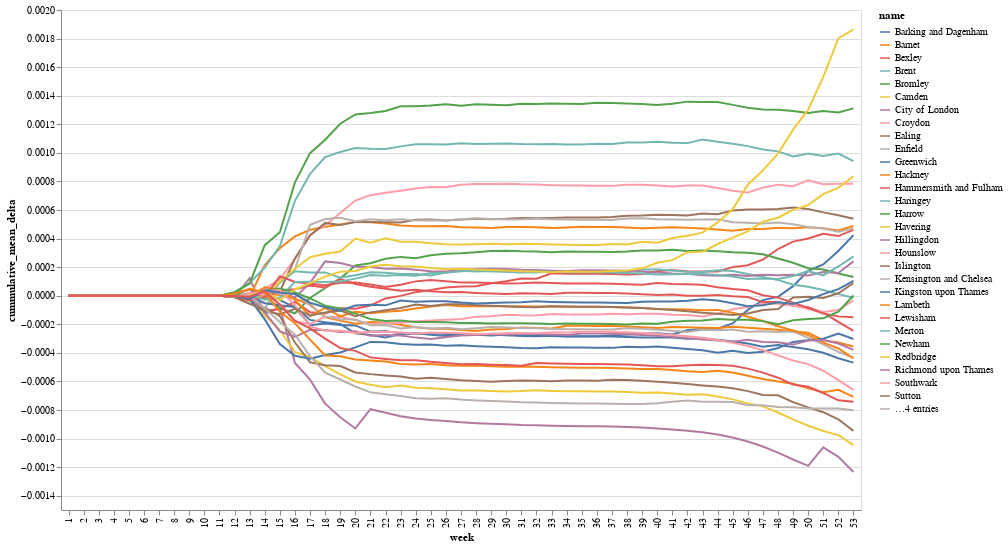

Here is the notebook cell this chart was saved with:
### Code cell
alt.data_transformers.disable_max_rows()

alt.Chart(london_covid_over_time).mark_line().encode(
    x='week:O',
    y='cummulative_mean_delta:Q',
    color='name',
    tooltip=['name']
).properties(
    width=800,
    height=500
).interactive()

### Figure 1 — Vega-Lite specification as saved in the notebook (floating-point values rounded to 4 significant figures; data arrays with more than 128 entries replaced by an {"elided": "..."} marker saying what was removed)
{"config": {"view": {"continuousWidth": 400, "continuousHeight": 300}}, "data": {"name": "data-08a64e1a74e9f5be1e93e3f03349ce6c"}, "mark": "line", "encoding": {"color": {"type": "nominal", "field": "name"}, "tooltip": [{"type": "nominal", "field": "name"}], "x": {"type": "ordinal", "field": "week"}, "y": {"type": "quantitative", "field": "cummulative_mean_delta"}}, "height": 500, "selection": {"selector010": {"type": "interval", "bind": "scales", "encodings": ["x", "y"]}}, "width": 800, "$schema": "https://vega.github.io/schema/vega-lite/v4.8.1.json", "datasets": {"data-08a64e1a74e9f5be1e93e3f03349ce6c": {"elided": "1749 records"}}}
